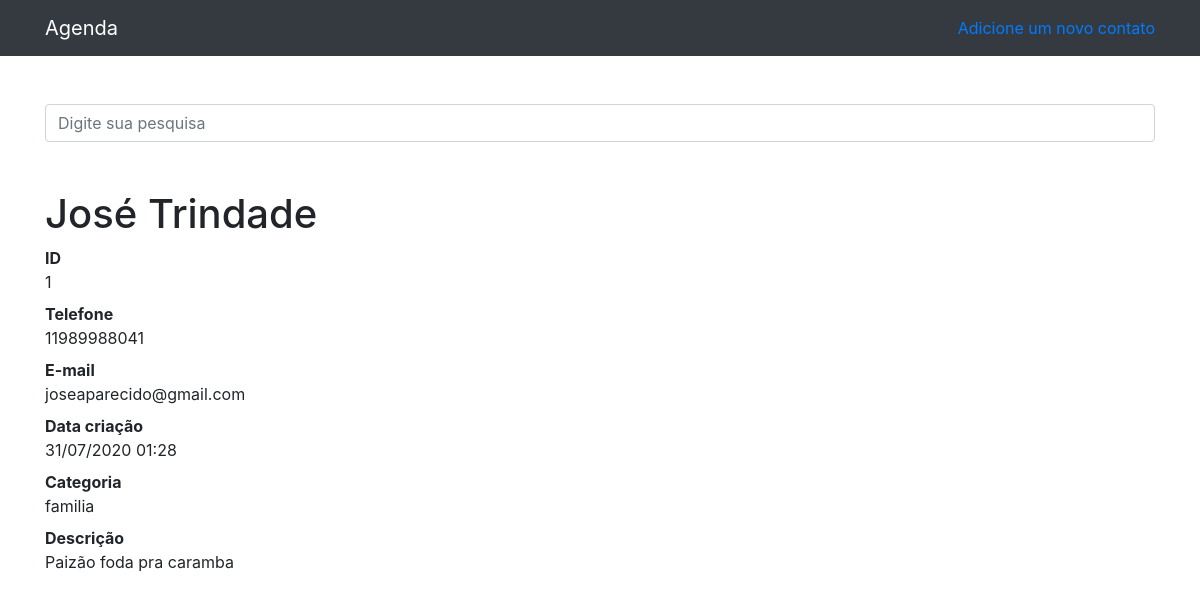
The page /1 on the database its author committed.
### contatos/models.py (models this page shows)
class Contato(models.Model):
    nome = models.CharField(max_length=255)
    sobrenome = models.CharField(max_length=255, blank=True)#Blank torna o campo opcional
    telefone = models.CharField(max_length=255)
    email = models.CharField(max_length=255, blank=True)
    data_criacao = models.DateTimeField(default=timezone.now)
    descricao = models.TextField()
    categoria = models.ForeignKey(Categoria, on_delete=models.DO_NOTHING)
    mostrar = models.BooleanField(default=True)
    foto = models.ImageField(blank=True, upload_to='fotos/%Y/%m/%d')

class Categoria(models.Model):
    nome = models.CharField(max_length=255)
    def __str__(self):
        return self.nome

### contatos/views.py (the view)
# urls.py: path('<int:contato_id>', views.ver_contato, name="ver_contato"),
def ver_contato(request, contato_id):
    contato = get_object_or_404(Contato,id=contato_id)
    if not contato.mostrar:
        raise Http404()
    return render(request, 'paginas/ver_contato.html', {
        'contato': contato
    })

### contatos/templates/paginas/ver_contato.html (shortened to what this page needs)
{%extends 'base.html'%}
{%block 'conteudo'%}
<h1 class="mt-5">{{contato.nome}} {{contato.sobrenome}}</h1>
        <dl>
          <dt>ID</dt>
          <dd>{{contato.id}}</dd>
          <dt>Telefone</dt>
          <dd>{{contato.telefone}}</dd>
          <dt>E-mail</dt>
          <dd>{{contato.email}}</dd>
          <dt>Data criação</dt>
          <dd>{{contato.data_criacao|date:'d/m/Y H:s'}}</dd>
          <dt>Categoria</dt>
          <dd>{{contato.categoria}}</dd>
          <dt>Descrição</dt>
          <dd>
            {{contato.descricao}}
          </dd>
        </dl>
{%endblock%}

### rows shown on the page
Contato: nome "José", sobrenome "Trindade", id "1", telefone "11989988041", email "joseaparecido@gmail.com", data_criacao "31/07/2020 01:28", categoria "familia", descricao "Paizão foda pra caramba"
